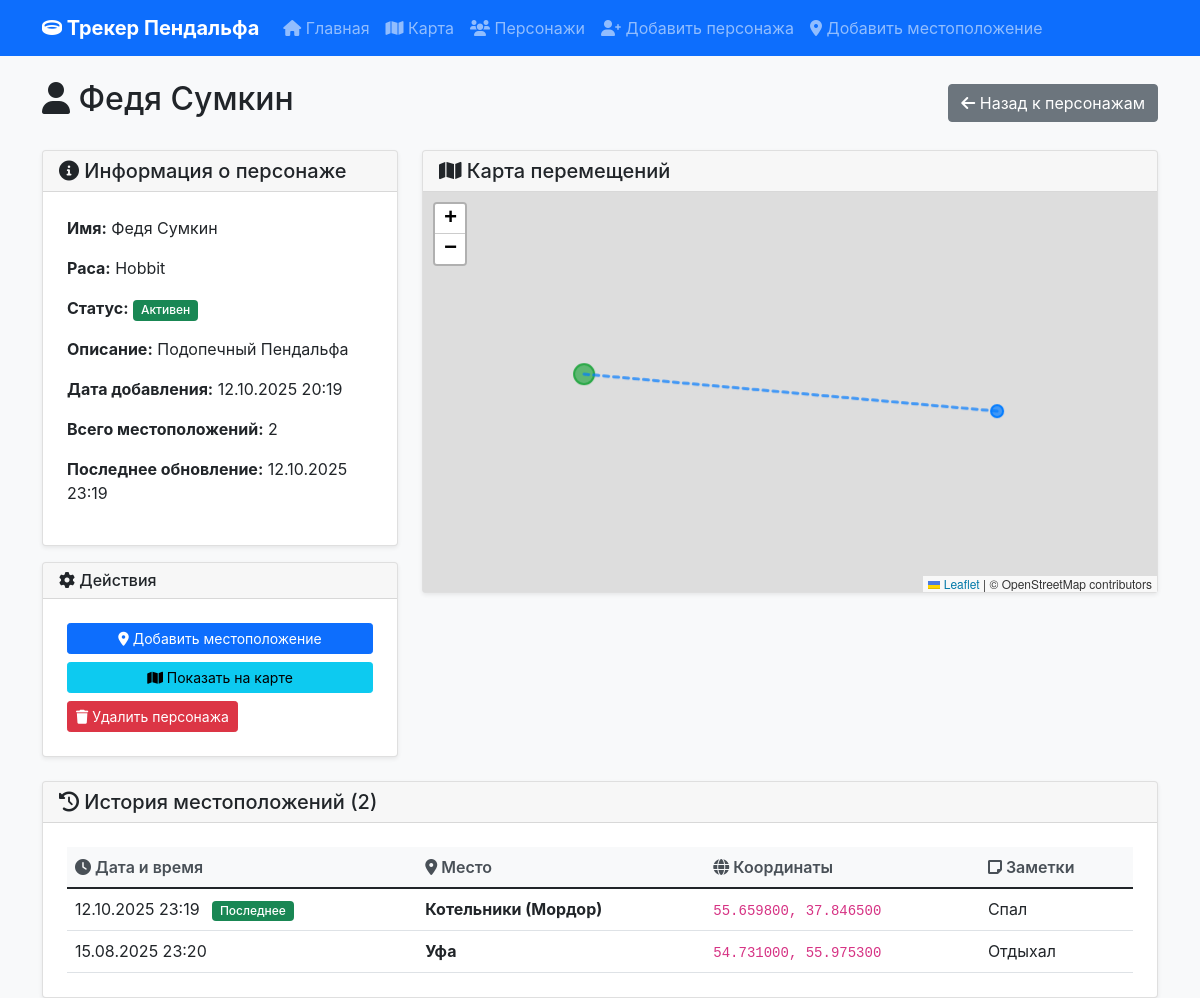
The page /character/4 on the database its author committed.
### app.py (models this page shows)
class Character(db.Model):
    id = db.Column(db.Integer, primary_key=True)
    name = db.Column(db.String(100), nullable=False, unique=True)
    description = db.Column(db.Text)
    race = db.Column(db.String(50))
    status = db.Column(db.String(20), default='active')  # active, inactive, lost
    created_at = db.Column(db.DateTime, default=datetime.utcnow)
    locations = db.relationship('Location', backref='character', lazy=True, cascade='all, delete-orphan')

class Location(db.Model):
    id = db.Column(db.Integer, primary_key=True)
    character_id = db.Column(db.Integer, db.ForeignKey('character.id'), nullable=False)
    latitude = db.Column(db.Float, nullable=False)
    longitude = db.Column(db.Float, nullable=False)
    timestamp = db.Column(db.DateTime, nullable=False, default=datetime.utcnow)
    notes = db.Column(db.Text)
    location_name = db.Column(db.String(200))  # Например: "Шир", "Ривенделл", "Мория"

### app.py (the view)
@app.route('/character/<int:character_id>')
def character_detail(character_id):
    character = Character.query.get_or_404(character_id)
    locations = Location.query.filter_by(character_id=character_id).order_by(Location.timestamp.desc()).all()
    return render_template('character_detail.html', character=character, locations=locations)

### templates/character_detail.html (shortened to what this page needs)
{% extends "base.html" %}
{% block content %}
<div class="row mb-3">
    <div class="col-12">
        <div class="d-flex justify-content-between align-items-center">
            <h2>
                <i class="fas fa-user"></i>
                {{ character.name }}
            </h2>
            <a href="{{ url_for('characters') }}" class="btn btn-secondary">
                <i class="fas fa-arrow-left"></i>
                Назад к персонажам
            </a>
        </div>
    </div>
</div>
<div class="row mb-4">
    <div class="col-md-4">
        <div class="card">
            <div class="card-header">
                <h5 class="mb-0">
                    <i class="fas fa-info-circle"></i>
                    Информация о персонаже
                </h5>
            </div>
            <div class="card-body">
                <p><strong>Имя:</strong> {{ character.name }}</p>
                <p><strong>Раса:</strong> {{ character.race.title() if character.race else 'Не указана' }}</p>
                <p><strong>Статус:</strong>
                    {% if character.status == 'active' %}
                        <span class="badge bg-success">Активен</span>
                    {% elif character.status == 'inactive' %}
                        <span class="badge bg-secondary">Неактивен</span>
                    {% else %}
                        <span class="badge bg-warning">{{ character.status.title() }}</span>
                    {% endif %}
                </p>
                {% if character.description %}
                <p><strong>Описание:</strong> {{ character.description }}</p>
                {% endif %}
                <p><strong>Дата добавления:</strong> {{ character.created_at.strftime('%d.%m.%Y %H:%M') }}</p>
                <p><strong>Всего местоположений:</strong> {{ locations|length }}</p>
                {% if locations %}
                <p><strong>Последнее обновление:</strong> {{ locations[0].timestamp.strftime('%d.%m.%Y %H:%M') }}</p>
                {% endif %}
            </div>
        </div>
        <div class="card mt-3">
            <div class="card-header">
                <h6 class="mb-0">
                    <i class="fas fa-cog"></i>
                    Действия
                </h6>
            </div>
            <div class="card-body">
                <a href="{{ url_for('add_location') }}" class="btn btn-primary btn-sm d-block mb-2">
                    <i class="fas fa-map-marker-alt"></i>
                    Добавить местоположение
                </a>
                <a href="{{ url_for('map_view') }}?character_id={{ character.id }}" class="btn btn-info btn-sm d-block mb-2">
                    <i class="fas fa-map"></i>
                    Показать на карте
                </a>
                <form method="POST" action="{{ url_for('delete_character', character_id=character.id) }}" class="d-inline w-100" onsubmit="return confirm('Вы уверены, что хотите удалить {{ character.name }}? Все связанные местоположения также будут удалены!')">
                    <button type="submit" class="btn btn-danger btn-sm d-block">
                        <i class="fas fa-trash"></i>
                        Удалить персонажа
                    </button>
                </form>
            </div>
        </div>
    </div>
    <div class="col-md-8">
        <div class="card">
            <div class="card-header">
                <h5 class="mb-0">
                    <i class="fas fa-map"></i>
                    Карта перемещений
                </h5>
            </div>
            <div class="card-body p-0">
                <div id="characterMap" style="height: 400px;"></div>
            </div>
        </div>
    </div>
</div>
<div class="row">
    <div class="col-12">
        <div class="card">
            <div class="card-header">
                <h5 class="mb-0">
                    <i class="fas fa-history"></i>
                    История местоположений ({{ locations|length }})
                </h5>
            </div>
            <div class="card-body">
                {% if locations %}
                <div class="table-responsive">
                    <table class="table table-hover">
                        <thead>
                            <tr>
                                <th><i class="fas fa-clock"></i> Дата и время</th>
                                <th><i class="fas fa-map-marker-alt"></i> Место</th>
                                <th><i class="fas fa-globe"></i> Координаты</th>
                                <th><i class="fas fa-sticky-note"></i> Заметки</th>
                            </tr>
                        </thead>
                        <tbody>
                            {% for location in locations %}
                            <tr>
                                <td>
                                    {{ location.timestamp.strftime('%d.%m.%Y %H:%M') }}
                                    {% if loop.first %}
                                        <span class="badge bg-success ms-2">Последнее</span>
                                    {% endif %}
                                </td>
                                <td>
                                    {% if location.location_name %}
                                        <strong>{{ location.location_name }}</strong>
                                    {% else %}
                                        <em class="text-muted">Не указано</em>
                                    {% endif %}
                                </td>
                                <td>
                                    <code>{{ "%.6f, %.6f"|format(location.latitude, location.longitude) }}</code>
                                </td>
                                <td>
                                    {% if location.notes %}
                                        {{ location.notes[:100] }}{% if location.notes|length > 100 %}...{% endif %}
                                    {% else %}
                                        <em class="text-muted">Нет заметок</em>
                                    {% endif %}
                                </td>
                            </tr>
                            {% endfor %}
                        </tbody>
                    </table>
                </div>
                {% endif %}
            </div>
        </div>
    </div>
</div>
{% endblock %}

### static/css/style.css (style rules this page uses)
body { font-family: -apple-system, BlinkMacSystemFont, 'Segoe UI', Roboto, 'Helvetica Neue', Arial, sans-serif; background-color: #f8f9fa; }
.card { box-shadow: 0 0.125rem 0.25rem rgba(0, 0, 0, 0.075); border: 1px solid rgba(0, 0, 0, 0.125); transition: box-shadow 0.15s ease-in-out; }
.btn { transition: all 0.2s ease-in-out; }
.table { margin-bottom: 0; }
.table th { border-top: none; font-weight: 600; color: #495057; background-color: #f8f9fa; }
.badge { font-weight: 500; }
.card-body { padding: 1.5rem; }
.mb-3 { margin-bottom: 1.5rem !important; }

### rows shown on the page
Character: name "Федя Сумкин", race "Hobbit", description "Подопечный Пендальфа", created_at "12.10.2025 20:19"
Location: timestamp "12.10.2025 23:19", shows "Последнее", location_name "Котельники (Мордор)", latitude+longitude "55.659800, 37.846500", notes "Спал"
Location: timestamp "15.08.2025 23:20", location_name "Уфа", latitude+longitude "54.731000, 55.975300", notes "Отдыхал"

### other values the page prints
{{ locations|length }} "2"
